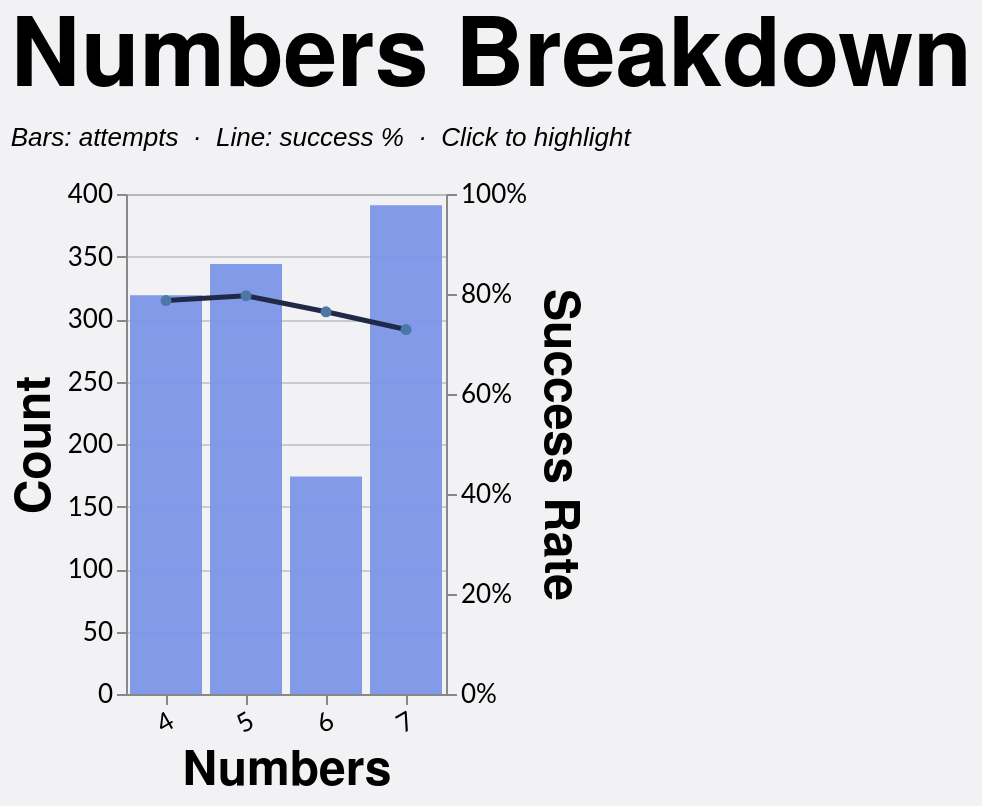

Vega-Lite specification for this chart:
### Vega-Lite specification from a JSON file in a GitHub repository (floating-point values rounded to 4 significant figures; data arrays with more than 128 entries replaced by an {"elided": "..."} marker saying what was removed)
{"config": {"axis": {"labelFont": "Lato, sans-serif", "titleFont": "PT Sans Narrow, Helvetica Neue, Helvetica, Arial, sans-serif", "labelFontSize": 13, "titleFontSize": 24, "gridColor": "#202947", "gridOpacity": 0.2}, "header": {"labelFont": "PT Sans Narrow, Helvetica Neue, Helvetica, Arial, sans-serif", "titleFont": "PT Sans Narrow, Helvetica Neue, Helvetica, Arial, sans-serif", "labelFontSize": 24, "titleFontSize": 28, "labelFontWeight": "bold", "orient": "left"}, "legend": {"labelFont": "Lato, sans-serif", "titleFont": "PT Sans Narrow, Helvetica Neue, Helvetica, Arial, sans-serif", "labelFontSize": 14, "titleFontSize": 16, "titlePadding": 5, "fillColor": "white", "strokeColor": "black", "padding": 10, "titleFontWeight": "lighter", "titleFontStyle": "italic", "titleColor": "gray", "offset": 10}, "title": {"font": "PT Sans Narrow, Helvetica Neue, Helvetica, Arial, sans-serif", "fontSize": 48, "fontWeight": "bold", "anchor": "start", "align": "center", "titlePadding": 20, "subtitlePadding": 10, "subtitleFontSize": 13, "subtitleColor": "", "subtitleFontStyle": "italic", "offset": 15, "color": "black"}, "axisX": {"labelAngle": 0}, "facet": {"title": null, "header": null, "align": {"row": "each", "column": "each"}}, "resolve": {"scale": {"y": "independent", "facet": "independent"}}, "background": "#f2f1f4"}, "layer": [{"mark": {"type": "bar", "color": "#7d96e8", "opacity": 0.55}, "encoding": {"opacity": {"condition": {"param": "loNumbersBreakdownHighlight", "value": 0.95}, "value": 0.25}, "tooltip": [{"field": "numbers", "title": "Numbers", "type": "nominal"}, {"field": "won", "format": ",.0f", "title": "Won", "type": "quantitative"}, {"field": "attempts", "format": ",.0f", "title": "Attempts", "type": "quantitative"}, {"field": "success_rate", "format": ".1%", "title": "Success Rate", "type": "quantitative"}], "x": {"axis": {"labelAngle": -30}, "field": "numbers", "sort": ["4", "5", "6", "7"], "title": "Numbers", "type": "nominal"}, "y": {"axis": {"format": ",.0f", "orient": "left"}, "field": "attempts", "title": "Count", "type": "quantitative"}}, "name": "view_1", "transform": [{"filter": "(loSquad == 'All' || datum.squad == loSquad) && (loGameType == 'All' || (loGameType == 'League + Cup' && (datum.game_type == 'League' || datum.game_type == 'Cup')) || (loGameType == 'League only' && datum.game_type == 'League') || datum.game_type == loGameType) && (loOpposition == 'All' || datum.opposition == loOpposition) && (loThrower == 'All' || datum.thrower == loThrower) && (loJumper == 'All' || datum.jumper == loJumper) && (loArea == 'All' || datum.area == loArea) && (loNumbers == 'All' || datum.numbers == loNumbers) && (loCall == 'All' || datum.call == loCall) && (loCallType == 'All' || datum.call_type == loCallType)"}, {"filter": "(loSeason == 'All' || datum.season == loSeason)"}, {"aggregate": [{"op": "count", "as": "attempts"}, {"op": "sum", "field": "won", "as": "won"}], "groupby": ["numbers"]}, {"calculate": "datum.won / datum.attempts", "as": "success_rate"}]}, {"mark": {"type": "line", "color": "#202946", "point": true, "strokeWidth": 2.5}, "encoding": {"opacity": {"condition": {"param": "loNumbersBreakdownHighlight", "value": 1}, "value": 0.25}, "tooltip": [{"field": "numbers", "title": "Numbers", "type": "nominal"}, {"field": "won", "format": ",.0f", "title": "Won", "type": "quantitative"}, {"field": "attempts", "format": ",.0f", "title": "Attempts", "type": "quantitative"}, {"field": "success_rate", "format": ".1%", "title": "Success Rate", "type": "quantitative"}], "x": {"axis": {"labelAngle": -30}, "field": "numbers", "sort": ["4", "5", "6", "7"], "title": "Numbers", "type": "nominal"}, "y": {"axis": {"format": "%", "orient": "right"}, "field": "success_rate", "scale": {"domain": [0, 1]}, "title": "Success Rate", "type": "quantitative"}}, "transform": [{"filter": "(loSquad == 'All' || datum.squad == loSquad) && (loGameType == 'All' || (loGameType == 'League + Cup' && (datum.game_type == 'League' || datum.game_type == 'Cup')) || (loGameType == 'League only' && datum.game_type == 'League') || datum.game_type == loGameType) && (loOpposition == 'All' || datum.opposition == loOpposition) && (loThrower == 'All' || datum.thrower == loThrower) && (loJumper == 'All' || datum.jumper == loJumper) && (loArea == 'All' || datum.area == loArea) && (loNumbers == 'All' || datum.numbers == loNumbers) && (loCall == 'All' || datum.call == loCall) && (loCallType == 'All' || datum.call_type == loCallType)"}, {"filter": "(loSeason == 'All' || datum.season == loSeason)"}, {"aggregate": [{"op": "count", "as": "attempts"}, {"op": "sum", "field": "won", "as": "won"}], "groupby": ["numbers"]}, {"calculate": "datum.won / datum.attempts", "as": "success_rate"}]}], "data": {"name": "data-9f78a8a80e26132ebc7aef6a8d9c7f48"}, "height": 250, "params": [{"name": "loSquad", "value": "All"}, {"name": "loSeason", "value": "All"}, {"name": "loGameType", "value": "All"}, {"name": "loOpposition", "value": "All"}, {"name": "loThrower", "value": "All"}, {"name": "loJumper", "value": "All"}, {"name": "loArea", "value": "All"}, {"name": "loNumbers", "value": "All"}, {"name": "loCall", "value": "All"}, {"name": "loCallType", "value": "All"}, {"name": "loNumbersBreakdownHighlight", "select": {"type": "point", "clear": "dblclick", "fields": ["numbers"], "on": "click"}, "views": ["view_1"]}], "resolve": {"scale": {"y": "independent"}}, "title": {"text": "Numbers Breakdown", "subtitle": "Bars: attempts  ·  Line: success %  ·  Click to highlight"}, "width": {"step": 40}, "$schema": "https://vega.github.io/schema/vega-lite/v5.20.1.json", "datasets": {"data-9f78a8a80e26132ebc7aef6a8d9c7f48": {"elided": "1228 records"}}}
